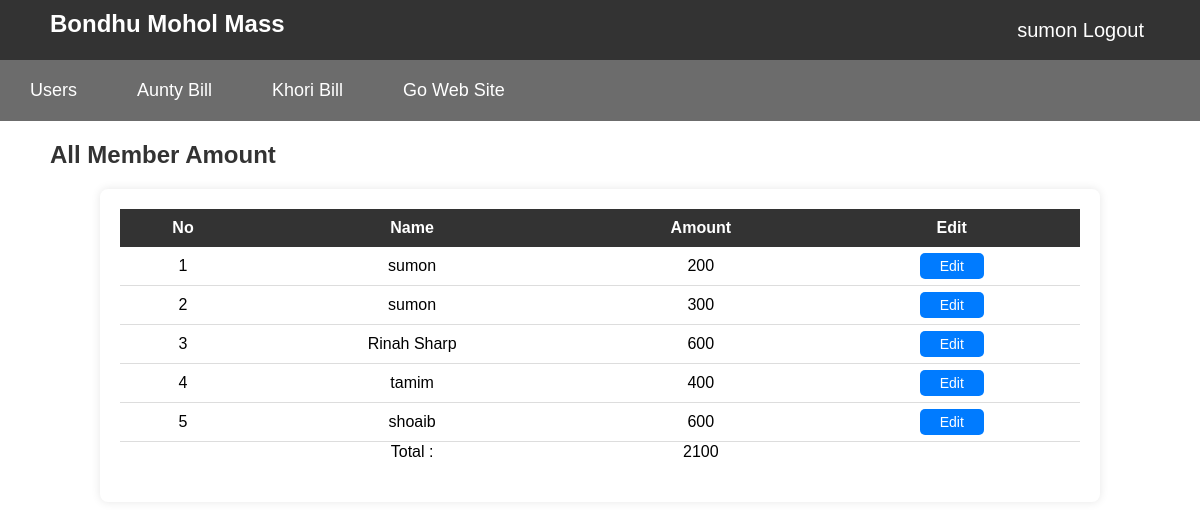
Screenshot of /admin/view_amount/view_amount.php?user_id=26&user_name=sumon&user_time=1724282696 (signed in) with the database file from the repository.
### tables this page shows
CREATE TABLE `add_member` (
  `am_id` int NOT NULL,
  `am_name` varchar(100) NOT NULL,
  `sat` varchar(100) NOT NULL DEFAULT '0',
  `sun` varchar(100) NOT NULL DEFAULT '0',
  `mon` varchar(100) NOT NULL DEFAULT '0',
  `tue` varchar(100) NOT NULL DEFAULT '0',
  `wed` varchar(100) NOT NULL DEFAULT '0',
  `thu` varchar(100) NOT NULL DEFAULT '0',
  `fri` varchar(100) NOT NULL DEFAULT '0',
  `sate` varchar(100) NOT NULL DEFAULT '0',
  `total` varchar(9999) NOT NULL DEFAULT '0',
  `amount` varchar(11) NOT NULL DEFAULT '0',
  `am_user_id` varchar(100) NOT NULL,
  `am_username` varchar(100) NOT NULL,
  `am_user_time` varchar(100) NOT NULL
);

### admin/view_amount/view_amount.php (the view, shortened to what this page needs)
<?php
    include "../master/header.php";
?>
<!DOCTYPE html>
<html lang="en">
<head>
</head>
<body>
    <div class="header">
        <h1>All Member Amount</h1>
    </div>
    <div id="table-container">
        <?php
            require "../config/config.php";
            $user_id = $_GET['user_id'];
            $user_name = $_GET['user_name'];
            $user_time = $_GET['user_time'];
            $sql = "SELECT * FROM add_member
            WHERE am_user_id='{$user_id}' AND am_username='{$user_name}' AND am_user_time='{$user_time}'";
            $result = mysqli_query($conn,$sql);
            if(mysqli_num_rows($result) >0 ){
        ?>
        <table id="user-table">
            <thead id="table-header" class="table-header">
                <tr>
                    <th>No</th>
                    <th>Name</th>
                    <th>Amount</th>
                    <th>Edit</th>
                </tr>
            </thead>
            <tbody id="table-body" class="table-body">
                <?php
                    $total = 0;
                    $count = 1;
                    while($row = mysqli_fetch_assoc($result)){
                ?>
               <tr>
                    <td><?php echo $count ;?></td>
                    <td><?php echo $row['am_name'];?></td>
                    <td><?php echo $row['amount'];?></td>
                    <td>
                    <a href="../view_amount/edit_view_amount.php?edit_id=<?php echo $row['am_id']?>&user_id=<?php echo $_GET['user_id'];?>&user_name=<?php echo $_GET['user_name'];?>&user_time=<?php echo $_GET['user_time'];?>" class="edit_a">Edit</a>
                    </td>
               </tr>
               <?php $total = $total+$row['amount']; $count ++; }?>
               <tfoot>
                <tr>
                    <td colspan="1"></td>
                    <td colspan="1">Total :</td>
                    <td colspan="1"><?php echo $total;?></td>
                </tr>
            </tfoot>
            </tbody>
        </table>
        <?php }?>
    </div>
</body>
</html>

### css/style.css (style rules this page uses)
body { margin: 0; font-family: Arial, sans-serif; }
.header { display: flex; justify-content: space-between; align-items: center; margin:20px 50px; }
h1 { font-size: 24px; margin: 0; color: #333; }
#table-container { margin-top: 20px; max-width: 80%; margin: 0 auto; padding: 20px; background-color: white; box-shadow: 0 0 10px rgba(0, 0, 0, 0.1); border-radius: 8px; }
#user-table { width: 100%; border-collapse: collapse; margin-bottom:20px; text-align: center; }
.table-header tr th { background-color: #333; color: white; padding: 10px; margin: 0 auto; text-align: center; }
.table-body tr td { padding: 10px; border-bottom: 1px solid #ddd; }
.edit_a { padding: 5px 20px; border: none; border-radius: 5px; cursor: pointer; font-size: 14px; background-color: #007bff; color: white; text-decoration: none; }

### rows the page displays
add_member: am_name "sumon", amount "200"
add_member: am_name "sumon", amount "300"
add_member: am_name "Rinah Sharp", amount "600"
add_member: am_name "tamim", amount "400"
add_member: am_name "shoaib", amount "600"

### other values shown
$_SESSION['username'] "sumon"
$total "2100"
